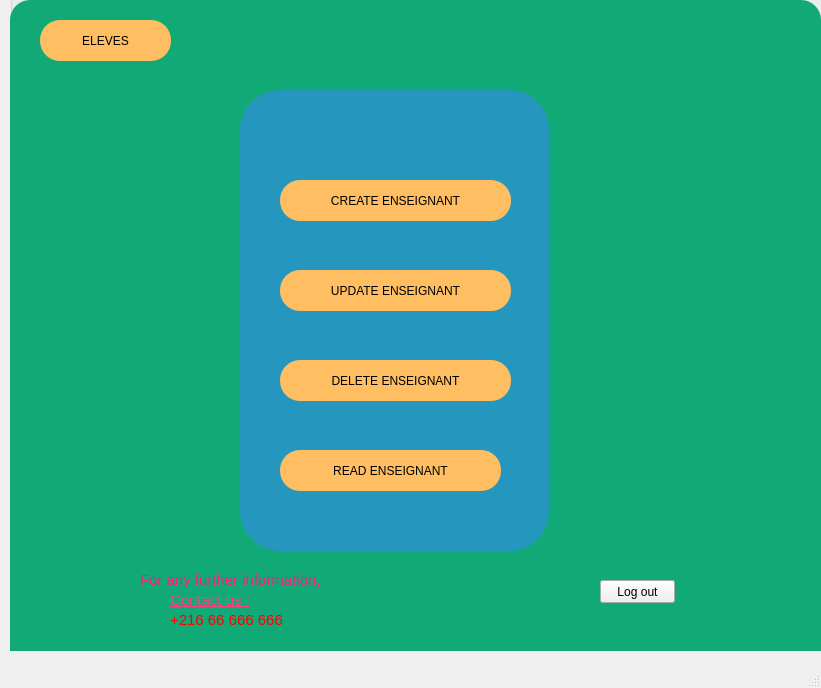
<?xml version="1.0" encoding="UTF-8"?>
<ui version="4.0">
 <class>MainWindow</class>
 <widget class="QMainWindow" name="MainWindow">
  <property name="geometry">
   <rect>
    <x>0</x>
    <y>0</y>
    <width>821</width>
    <height>688</height>
   </rect>
  </property>
  <property name="windowTitle">
   <string>MainWindow</string>
  </property>
  <widget class="QWidget" name="centralwidget">
   <widget class="QGroupBox" name="groupBox">
    <property name="geometry">
     <rect>
      <x>10</x>
      <y>-60</y>
      <width>841</width>
      <height>711</height>
     </rect>
    </property>
    <property name="title">
     <string>USER LIST</string>
    </property>
    <widget class="QPushButton" name="pushButton_5">
     <property name="geometry">
      <rect>
       <x>590</x>
       <y>640</y>
       <width>75</width>
       <height>23</height>
      </rect>
     </property>
     <property name="text">
      <string>Log out</string>
     </property>
    </widget>
    <widget class="QFrame" name="frame_14">
     <property name="geometry">
      <rect>
       <x>-30</x>
       <y>70</y>
       <width>721</width>
       <height>69</height>
      </rect>
     </property>
     <property name="styleSheet">
      <string notr="true">border-color: rgb(37, 150, 190);
border-radius: 40px;</string>
     </property>
     <property name="frameShape">
      <enum>QFrame::StyledPanel</enum>
     </property>
     <property name="frameShadow">
      <enum>QFrame::Raised</enum>
     </property>
     <widget class="QPushButton" name="pushButton_6">
      <property name="geometry">
       <rect>
        <x>60</x>
        <y>10</y>
        <width>131</width>
        <height>41</height>
       </rect>
      </property>
      <property name="styleSheet">
       <string notr="true">#pushButton_6{

border-radius:20px;


background-color: #ffbe62
}

#pushButton_6:hover{
border-radius:20px;
font: 10pt 'Century Gothic';
background:#ffffff;


}
</string>
      </property>
      <property name="text">
       <string>ELEVES</string>
      </property>
     </widget>
    </widget>
    <widget class="QLabel" name="contactus_label_7">
     <property name="geometry">
      <rect>
       <x>160</x>
       <y>650</y>
       <width>91</width>
       <height>20</height>
      </rect>
     </property>
     <property name="styleSheet">
      <string notr="true">color: rgb(255, 63, 126);
font: 6pt &quot;MS Shell Dlg 2&quot;;
text-decoration: underline;</string>
     </property>
     <property name="text">
      <string>&lt;html&gt;&lt;head/&gt;&lt;body&gt;&lt;p&gt;&lt;span style=&quot; font-size:11pt;&quot;&gt;Contact us :&lt;/span&gt;&lt;/p&gt;&lt;/body&gt;&lt;/html&gt;</string>
     </property>
    </widget>
    <widget class="QLabel" name="number_label_7">
     <property name="geometry">
      <rect>
       <x>160</x>
       <y>670</y>
       <width>121</width>
       <height>20</height>
      </rect>
     </property>
     <property name="styleSheet">
      <string notr="true">color: rgb(255, 0, 0);
font: 75 6pt &quot;MS Shell Dlg 2&quot;;
background-color: none;</string>
     </property>
     <property name="text">
      <string>&lt;html&gt;&lt;head/&gt;&lt;body&gt;&lt;p&gt;&lt;span style=&quot; font-size:11pt;&quot;&gt;+216 66 666 666&lt;/span&gt;&lt;/p&gt;&lt;/body&gt;&lt;/html&gt;</string>
     </property>
    </widget>
    <widget class="QLabel" name="label_23">
     <property name="geometry">
      <rect>
       <x>130</x>
       <y>630</y>
       <width>191</width>
       <height>20</height>
      </rect>
     </property>
     <property name="styleSheet">
      <string notr="true">color: rgb(255, 28, 126);
font: 6pt &quot;MS Shell Dlg 2&quot;;
background-color: none;</string>
     </property>
     <property name="text">
      <string>&lt;html&gt;&lt;head/&gt;&lt;body&gt;&lt;p&gt;&lt;span style=&quot; font-size:11pt;&quot;&gt;For any further information,&lt;/span&gt;&lt;/p&gt;&lt;/body&gt;&lt;/html&gt;</string>
     </property>
    </widget>
    <widget class="QFrame" name="frame_13">
     <property name="geometry">
      <rect>
       <x>230</x>
       <y>150</y>
       <width>309</width>
       <height>461</height>
      </rect>
     </property>
     <property name="styleSheet">
      <string notr="true">background-color: #2596be;
border-radius: 40px;
</string>
     </property>
     <property name="frameShape">
      <enum>QFrame::StyledPanel</enum>
     </property>
     <property name="frameShadow">
      <enum>QFrame::Raised</enum>
     </property>
     <widget class="QPushButton" name="pushButton_4">
      <property name="geometry">
       <rect>
        <x>40</x>
        <y>90</y>
        <width>231</width>
        <height>41</height>
       </rect>
      </property>
      <property name="styleSheet">
       <string notr="true">#pushButton_4{

border-radius:20px;


background-color: #ffbe62
}

#pushButton_4:hover{
border-radius:20px;
font: 10pt 'Century Gothic';
background:#ffffff;


}</string>
      </property>
      <property name="text">
       <string>CREATE ENSEIGNANT</string>
      </property>
     </widget>
     <widget class="QPushButton" name="pushButton">
      <property name="geometry">
       <rect>
        <x>40</x>
        <y>180</y>
        <width>231</width>
        <height>41</height>
       </rect>
      </property>
      <property name="styleSheet">
       <string notr="true">#pushButton{

border-radius:20px;


background-color: #ffbe62
}

#pushButton:hover{
border-radius:20px;
font: 10pt 'Century Gothic';
background:#ffffff;


}</string>
      </property>
      <property name="text">
       <string>UPDATE ENSEIGNANT</string>
      </property>
     </widget>
     <widget class="QPushButton" name="pushButton_2">
      <property name="geometry">
       <rect>
        <x>40</x>
        <y>270</y>
        <width>231</width>
        <height>41</height>
       </rect>
      </property>
      <property name="styleSheet">
       <string notr="true">#pushButton_2{

border-radius:20px;


background-color: #ffbe62
}

#pushButton_2:hover{
border-radius:20px;
font: 10pt 'Century Gothic';
background:#ffffff;


}</string>
      </property>
      <property name="text">
       <string>DELETE ENSEIGNANT</string>
      </property>
     </widget>
     <widget class="QPushButton" name="pushButton_3">
      <property name="geometry">
       <rect>
        <x>40</x>
        <y>360</y>
        <width>221</width>
        <height>41</height>
       </rect>
      </property>
      <property name="styleSheet">
       <string notr="true">#pushButton_3{

border-radius:20px;


background-color: #ffbe62
}

#pushButton_3:hover{
border-radius:20px;
font: 10pt 'Century Gothic';
background:#ffffff;


}</string>
      </property>
      <property name="text">
       <string>READ ENSEIGNANT</string>
      </property>
     </widget>
    </widget>
    <widget class="QGraphicsView" name="graphicsView_2">
     <property name="geometry">
      <rect>
       <x>0</x>
       <y>60</y>
       <width>811</width>
       <height>671</height>
      </rect>
     </property>
     <property name="styleSheet">
      <string notr="true">background-color:rgb(17, 170, 119);
border-radius: 20px;</string>
     </property>
    </widget>
    <zorder>graphicsView_2</zorder>
    <zorder>pushButton_5</zorder>
    <zorder>frame_14</zorder>
    <zorder>contactus_label_7</zorder>
    <zorder>number_label_7</zorder>
    <zorder>label_23</zorder>
    <zorder>frame_13</zorder>
   </widget>
  </widget>
  <widget class="QMenuBar" name="menubar">
   <property name="geometry">
    <rect>
     <x>0</x>
     <y>0</y>
     <width>821</width>
     <height>22</height>
    </rect>
   </property>
  </widget>
  <widget class="QStatusBar" name="statusbar"/>
 </widget>
 <resources/>
 <connections/>
</ui>
